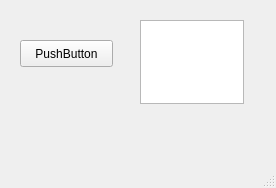
<?xml version="1.0" encoding="UTF-8"?>
<ui version="4.0">
 <class>MainWindow</class>
 <widget class="QMainWindow" name="MainWindow">
  <property name="geometry">
   <rect>
    <x>0</x>
    <y>0</y>
    <width>276</width>
    <height>188</height>
   </rect>
  </property>
  <property name="windowTitle">
   <string>MainWindow</string>
  </property>
  <widget class="QWidget" name="centralwidget">
   <widget class="QPushButton" name="pushButton">
    <property name="geometry">
     <rect>
      <x>20</x>
      <y>40</y>
      <width>93</width>
      <height>27</height>
     </rect>
    </property>
    <property name="text">
     <string>PushButton</string>
    </property>
   </widget>
   <widget class="QTextEdit" name="textEdit">
    <property name="geometry">
     <rect>
      <x>140</x>
      <y>20</y>
      <width>104</width>
      <height>84</height>
     </rect>
    </property>
   </widget>
  </widget>
  <widget class="QMenuBar" name="menubar">
   <property name="geometry">
    <rect>
     <x>0</x>
     <y>0</y>
     <width>276</width>
     <height>23</height>
    </rect>
   </property>
  </widget>
  <widget class="QStatusBar" name="statusbar"/>
 </widget>
 <resources/>
 <connections/>
</ui>
